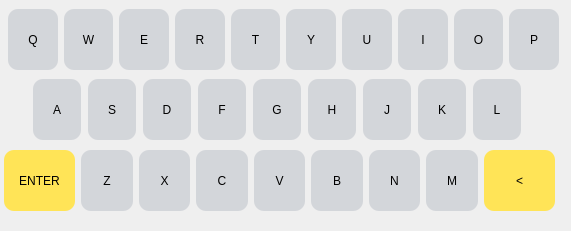
      <widget class="QWidget" name="widget_4" native="true">
       <property name="geometry">
        <rect>
         <x>8</x>
         <y>491</y>
         <width>571</width>
         <height>231</height>
        </rect>
       </property>
       <widget class="QWidget" name="widget_3" native="true">
        <property name="geometry">
         <rect>
          <x>4</x>
          <y>141</y>
          <width>551</width>
          <height>79</height>
         </rect>
        </property>
        <property name="minimumSize">
         <size>
          <width>551</width>
          <height>72</height>
         </size>
        </property>
        <layout class="QHBoxLayout" name="horizontalLayout_3">
         <item>
          <widget class="QPushButton" name="enter_btn">
           <property name="minimumSize">
            <size>
             <width>71</width>
             <height>61</height>
            </size>
           </property>
           <property name="styleSheet">
            <string notr="true">QPushButton {
    background-color: rgb(255, 228, 87); 
    color: black; 
    border-radius: 10px;
    font: 12pt &quot;Franklin Gothic Medium&quot;;
}

QPushButton:hover {
    background-color: rgb(255, 200, 60);
    border: 2px solid rgb(100, 100, 100); 
}

QPushButton:pressed {
    background-color: rgb(255, 160, 30); 
    border: 2px solid rgb(50, 50, 50); 
    padding-left: 3px;
    padding-top: 3px;
}
</string>
           </property>
           <property name="text">
            <string>ENTER</string>
           </property>
          </widget>
         </item>
         <item>
          <widget class="QPushButton" name="z_btn">
           <property name="minimumSize">
            <size>
             <width>48</width>
             <height>61</height>
            </size>
           </property>
           <property name="styleSheet">
            <string notr="true">QPushButton {
background-color: rgb(211, 214, 218);
border-radius: 10px;
font: 20pt &quot;Franklin Gothic Medium&quot;;
}

QPushButton:hover {
    background-color: rgb(255, 200, 60);
    border: 2px solid rgb(100, 100, 100);
}

QPushButton:pressed {
    background-color: rgb(255, 160, 30); 
    border: 2px solid rgb(50, 50, 50); 
    padding-left: 3px;
    padding-top: 3px;
}
</string>
           </property>
           <property name="text">
            <string>Z</string>
           </property>
          </widget>
         </item>
         <item>
          <widget class="QPushButton" name="x_btn">
           <property name="minimumSize">
            <size>
             <width>48</width>
             <height>61</height>
            </size>
           </property>
           <property name="styleSheet">
            <string notr="true">QPushButton {
background-color: rgb(211, 214, 218);
border-radius: 10px;
font: 20pt &quot;Franklin Gothic Medium&quot;;
}

QPushButton:hover {
    background-color: rgb(255, 200, 60);
    border: 2px solid rgb(100, 100, 100);
}

QPushButton:pressed {
    background-color: rgb(255, 160, 30); 
    border: 2px solid rgb(50, 50, 50); 
    padding-left: 3px;
    padding-top: 3px;
}
</string>
           </property>
           <property name="text">
            <string>X</string>
           </property>
          </widget>
         </item>
         <item>
          <widget class="QPushButton" name="c_btn">
           <property name="minimumSize">
            <size>
             <width>48</width>
             <height>61</height>
            </size>
           </property>
           <property name="styleSheet">
            <string notr="true">QPushButton {
background-color: rgb(211, 214, 218);
border-radius: 10px;
font: 20pt &quot;Franklin Gothic Medium&quot;;
}

QPushButton:hover {
    background-color: rgb(255, 200, 60);
    border: 2px solid rgb(100, 100, 100);
}

QPushButton:pressed {
    background-color: rgb(255, 160, 30); 
    border: 2px solid rgb(50, 50, 50); 
    padding-left: 3px;
    padding-top: 3px;
}
</string>
           </property>
           <property name="text">
            <string>C</string>
           </property>
          </widget>
         </item>
         <item>
          <widget class="QPushButton" name="v_btn">
           <property name="minimumSize">
            <size>
             <width>48</width>
             <height>61</height>
            </size>
           </property>
           <property name="styleSheet">
            <string notr="true">QPushButton {
background-color: rgb(211, 214, 218);
border-radius: 10px;
font: 20pt &quot;Franklin Gothic Medium&quot;;
}

QPushButton:hover {
    background-color: rgb(255, 200, 60);
    border: 2px solid rgb(100, 100, 100);
}

QPushButton:pressed {
    background-color: rgb(255, 160, 30); 
    border: 2px solid rgb(50, 50, 50); 
    padding-left: 3px;
    padding-top: 3px;
}
</string>
           </property>
           <property name="text">
            <string>V</string>
           </property>
          </widget>
         </item>
         <item>
          <widget class="QPushButton" name="b_btn">
           <property name="minimumSize">
            <size>
             <width>48</width>
             <height>61</height>
            </size>
           </property>
           <property name="styleSheet">
            <string notr="true">QPushButton {
background-color: rgb(211, 214, 218);
border-radius: 10px;
font: 20pt &quot;Franklin Gothic Medium&quot;;
}

QPushButton:hover {
    background-color: rgb(255, 200, 60);
    border: 2px solid rgb(100, 100, 100);
}

QPushButton:pressed {
    background-color: rgb(255, 160, 30); 
    border: 2px solid rgb(50, 50, 50); 
    padding-left: 3px;
    padding-top: 3px;
}
</string>
           </property>
           <property name="text">
            <string>B</string>
           </property>
          </widget>
         </item>
         <item>
          <widget class="QPushButton" name="n_btn">
           <property name="minimumSize">
            <size>
             <width>48</width>
             <height>61</height>
            </size>
           </property>
           <property name="styleSheet">
            <string notr="true">QPushButton {
background-color: rgb(211, 214, 218);
border-radius: 10px;
font: 20pt &quot;Franklin Gothic Medium&quot;;
}

QPushButton:hover {
    background-color: rgb(255, 200, 60);
    border: 2px solid rgb(100, 100, 100);
}

QPushButton:pressed {
    background-color: rgb(255, 160, 30); 
    border: 2px solid rgb(50, 50, 50); 
    padding-left: 3px;
    padding-top: 3px;
}
</string>
           </property>
           <property name="text">
            <string>N</string>
           </property>
          </widget>
         </item>
         <item>
          <widget class="QPushButton" name="m_btn">
           <property name="minimumSize">
            <size>
             <width>48</width>
             <height>61</height>
            </size>
           </property>
           <property name="styleSheet">
            <string notr="true">QPushButton {
background-color: rgb(211, 214, 218);
border-radius: 10px;
font: 20pt &quot;Franklin Gothic Medium&quot;;
}

QPushButton:hover {
    background-color: rgb(255, 200, 60);
    border: 2px solid rgb(100, 100, 100);
}

QPushButton:pressed {
    background-color: rgb(255, 160, 30); 
    border: 2px solid rgb(50, 50, 50); 
    padding-left: 3px;
    padding-top: 3px;
}
</string>
           </property>
           <property name="text">
            <string>M</string>
           </property>
          </widget>
         </item>
         <item>
          <widget class="QPushButton" name="backspace_btn">
           <property name="minimumSize">
            <size>
             <width>71</width>
             <height>61</height>
            </size>
           </property>
           <property name="styleSheet">
            <string notr="true">QPushButton {
    background-color: rgb(255, 228, 87); 
    color: black; 
    border-radius: 10px;
    font: 12pt &quot;Franklin Gothic Medium&quot;;
}

QPushButton:hover {
    background-color: rgb(255, 200, 60);
    border: 2px solid rgb(100, 100, 100); 
}

QPushButton:pressed {
    background-color: rgb(255, 160, 30); 
    border: 2px solid rgb(50, 50, 50); 
    padding-left: 3px;
    padding-top: 3px;
}
</string>
           </property>
           <property name="text">
            <string>&lt;</string>
           </property>
          </widget>
         </item>
        </layout>
       </widget>
       <widget class="QWidget" name="widget" native="true">
        <property name="geometry">
         <rect>
          <x>8</x>
          <y>0</y>
          <width>551</width>
          <height>79</height>
         </rect>
        </property>
        <property name="minimumSize">
         <size>
          <width>551</width>
          <height>72</height>
         </size>
        </property>
        <layout class="QHBoxLayout" name="horizontalLayout">
         <item>
          <widget class="QPushButton" name="q_btn">
           <property name="minimumSize">
            <size>
             <width>0</width>
             <height>61</height>
            </size>
           </property>
           <property name="styleSheet">
            <string notr="true">QPushButton {
background-color: rgb(211, 214, 218);
border-radius: 10px;
font: 20pt &quot;Franklin Gothic Medium&quot;;
}

QPushButton:hover {
    background-color: rgb(255, 200, 60);
    border: 2px solid rgb(100, 100, 100);
}

QPushButton:pressed {
    background-color: rgb(255, 160, 30); 
    border: 2px solid rgb(50, 50, 50); 
    padding-left: 3px;
    padding-top: 3px;
}
</string>
           </property>
           <property name="text">
            <string>Q</string>
           </property>
          </widget>
         </item>
         <item>
          <widget class="QPushButton" name="w_btn">
           <property name="minimumSize">
            <size>
             <width>48</width>
             <height>61</height>
            </size>
           </property>
           <property name="styleSheet">
            <string notr="true">QPushButton {
background-color: rgb(211, 214, 218);
border-radius: 10px;
font: 20pt &quot;Franklin Gothic Medium&quot;;
}

QPushButton:hover {
    background-color: rgb(255, 200, 60);
    border: 2px solid rgb(100, 100, 100);
}

QPushButton:pressed {
    background-color: rgb(255, 160, 30); 
    border: 2px solid rgb(50, 50, 50); 
    padding-left: 3px;
    padding-top: 3px;
}
</string>
           </property>
           <property name="text">
            <string>W</string>
           </property>
          </widget>
         </item>
         <item>
          <widget class="QPushButton" name="e_btn">
           <property name="minimumSize">
            <size>
             <width>48</width>
             <height>61</height>
            </size>
           </property>
           <property name="styleSheet">
            <string notr="true">QPushButton {
background-color: rgb(211, 214, 218);
border-radius: 10px;
font: 20pt &quot;Franklin Gothic Medium&quot;;
}

QPushButton:hover {
    background-color: rgb(255, 200, 60);
    border: 2px solid rgb(100, 100, 100);
}

QPushButton:pressed {
    background-color: rgb(255, 160, 30); 
    border: 2px solid rgb(50, 50, 50); 
    padding-left: 3px;
    padding-top: 3px;
}
</string>
           </property>
           <property name="text">
            <string>E</string>
           </property>
          </widget>
         </item>
         <item>
          <widget class="QPushButton" name="r_btn">
           <property name="minimumSize">
            <size>
             <width>48</width>
             <height>61</height>
            </size>
           </property>
           <property name="styleSheet">
            <string notr="true">QPushButton {
background-color: rgb(211, 214, 218);
border-radius: 10px;
font: 20pt &quot;Franklin Gothic Medium&quot;;
}

QPushButton:hover {
    background-color: rgb(255, 200, 60);
    border: 2px solid rgb(100, 100, 100);
}

QPushButton:pressed {
    background-color: rgb(255, 160, 30); 
    border: 2px solid rgb(50, 50, 50); 
    padding-left: 3px;
    padding-top: 3px;
}
</string>
           </property>
           <property name="text">
            <string>R</string>
           </property>
          </widget>
         </item>
         <item>
          <widget class="QPushButton" name="t_btn">
           <property name="minimumSize">
            <size>
             <width>48</width>
             <height>61</height>
            </size>
           </property>
           <property name="styleSheet">
            <string notr="true">QPushButton {
background-color: rgb(211, 214, 218);
border-radius: 10px;
font: 20pt &quot;Franklin Gothic Medium&quot;;
}

QPushButton:hover {
    background-color: rgb(255, 200, 60);
    border: 2px solid rgb(100, 100, 100);
}

QPushButton:pressed {
    background-color: rgb(255, 160, 30); 
    border: 2px solid rgb(50, 50, 50); 
    padding-left: 3px;
    padding-top: 3px;
}
</string>
           </property>
           <property name="text">
            <string>T</string>
           </property>
          </widget>
         </item>
         <item>
          <widget class="QPushButton" name="y_btn">
           <property name="minimumSize">
            <size>
             <width>48</width>
             <height>61</height>
            </size>
           </property>
           <property name="styleSheet">
            <string notr="true">QPushButton {
background-color: rgb(211, 214, 218);
border-radius: 10px;
font: 20pt &quot;Franklin Gothic Medium&quot;;
}

QPushButton:hover {
    background-color: rgb(255, 200, 60);
    border: 2px solid rgb(100, 100, 100);
}

QPushButton:pressed {
    background-color: rgb(255, 160, 30); 
    border: 2px solid rgb(50, 50, 50); 
    padding-left: 3px;
    padding-top: 3px;
}
</string>
           </property>
           <property name="text">
            <string>Y</string>
           </property>
          </widget>
         </item>
         <item>
          <widget class="QPushButton" name="u_btn">
           <property name="minimumSize">
            <size>
             <width>48</width>
             <height>61</height>
            </size>
           </property>
           <property name="styleSheet">
            <string notr="true">QPushButton {
background-color: rgb(211, 214, 218);
border-radius: 10px;
font: 20pt &quot;Franklin Gothic Medium&quot;;
}

QPushButton:hover {
    background-color: rgb(255, 200, 60);
    border: 2px solid rgb(100, 100, 100);
}

QPushButton:pressed {
    background-color: rgb(255, 160, 30); 
    border: 2px solid rgb(50, 50, 50); 
    padding-left: 3px;
    padding-top: 3px;
}
</string>
           </property>
           <property name="text">
            <string>U</string>
           </property>
          </widget>
         </item>
         <item>
          <widget class="QPushButton" name="i_btn">
           <property name="minimumSize">
            <size>
             <width>48</width>
             <height>61</height>
            </size>
           </property>
           <property name="styleSheet">
            <string notr="true">QPushButton {
background-color: rgb(211, 214, 218);
border-radius: 10px;
font: 20pt &quot;Franklin Gothic Medium&quot;;
}

QPushButton:hover {
    background-color: rgb(255, 200, 60);
    border: 2px solid rgb(100, 100, 100);
}

QPushButton:pressed {
    background-color: rgb(255, 160, 30); 
    border: 2px solid rgb(50, 50, 50); 
    padding-left: 3px;
    padding-top: 3px;
}
</string>
           </property>
           <property name="text">
            <string>I</string>
           </property>
          </widget>
         </item>
         <item>
          <widget class="QPushButton" name="o_btn">
           <property name="minimumSize">
            <size>
             <width>48</width>
             <height>61</height>
            </size>
           </property>
           <property name="styleSheet">
            <string notr="true">QPushButton {
background-color: rgb(211, 214, 218);
border-radius: 10px;
font: 20pt &quot;Franklin Gothic Medium&quot;;
}

QPushButton:hover {
    background-color: rgb(255, 200, 60);
    border: 2px solid rgb(100, 100, 100);
}

QPushButton:pressed {
    background-color: rgb(255, 160, 30); 
    border: 2px solid rgb(50, 50, 50); 
    padding-left: 3px;
    padding-top: 3px;
}
</string>
           </property>
           <property name="text">
            <string>O</string>
           </property>
          </widget>
         </item>
         <item>
          <widget class="QPushButton" name="p_btn">
           <property name="minimumSize">
            <size>
             <width>48</width>
             <height>61</height>
            </size>
           </property>
           <property name="styleSheet">
            <string notr="true">QPushButton {
background-color: rgb(211, 214, 218);
border-radius: 10px;
font: 20pt &quot;Franklin Gothic Medium&quot;;
}

QPushButton:hover {
    background-color: rgb(255, 200, 60);
    border: 2px solid rgb(100, 100, 100);
}

QPushButton:pressed {
    background-color: rgb(255, 160, 30); 
    border: 2px solid rgb(50, 50, 50); 
    padding-left: 3px;
    padding-top: 3px;
}
</string>
           </property>
           <property name="text">
            <string>P</string>
           </property>
          </widget>
         </item>
        </layout>
       </widget>
       <widget class="QWidget" name="widget_2" native="true">
        <property name="geometry">
         <rect>
          <x>32</x>
          <y>70</y>
          <width>498</width>
          <height>79</height>
         </rect>
        </property>
        <property name="minimumSize">
         <size>
          <width>450</width>
          <height>72</height>
         </size>
        </property>
        <layout class="QHBoxLayout" name="horizontalLayout_2">
         <item>
          <widget class="QPushButton" name="a_btn">
           <property name="minimumSize">
            <size>
             <width>48</width>
             <height>61</height>
            </size>
           </property>
           <property name="maximumSize">
            <size>
             <width>48</width>
             <height>16777215</height>
            </size>
           </property>
           <property name="styleSheet">
            <string notr="true">QPushButton {
background-color: rgb(211, 214, 218);
border-radius: 10px;
font: 20pt &quot;Franklin Gothic Medium&quot;;
}

QPushButton:hover {
    background-color: rgb(255, 200, 60);
    border: 2px solid rgb(100, 100, 100);
}

QPushButton:pressed {
    background-color: rgb(255, 160, 30); 
    border: 2px solid rgb(50, 50, 50); 
    padding-left: 3px;
    padding-top: 3px;
}
</string>
           </property>
           <property name="text">
            <string>A</string>
           </property>
          </widget>
         </item>
         <item>
          <widget class="QPushButton" name="s_btn">
           <property name="minimumSize">
            <size>
             <width>48</width>
             <height>61</height>
            </size>
           </property>
           <property name="maximumSize">
            <size>
             <width>48</width>
             <height>16777215</height>
            </size>
           </property>
           <property name="styleSheet">
            <string notr="true">QPushButton {
background-color: rgb(211, 214, 218);
border-radius: 10px;
font: 20pt &quot;Franklin Gothic Medium&quot;;
}

QPushButton:hover {
    background-color: rgb(255, 200, 60);
    border: 2px solid rgb(100, 100, 100);
}

QPushButton:pressed {
    background-color: rgb(255, 160, 30); 
    border: 2px solid rgb(50, 50, 50); 
    padding-left: 3px;
    padding-top: 3px;
}
</string>
           </property>
           <property name="text">
            <string>S</string>
           </property>
          </widget>
         </item>
         <item>
          <widget class="QPushButton" name="d_btn">
           <property name="minimumSize">
            <size>
             <width>48</width>
             <height>61</height>
            </size>
           </property>
           <property name="maximumSize">
            <size>
             <width>48</width>
             <height>16777215</height>
            </size>
           </property>
           <property name="styleSheet">
            <string notr="true">QPushButton {
background-color: rgb(211, 214, 218);
border-radius: 10px;
font: 20pt &quot;Franklin Gothic Medium&quot;;
}

QPushButton:hover {
    background-color: rgb(255, 200, 60);
    border: 2px solid rgb(100, 100, 100);
}

QPushButton:pressed {
    background-color: rgb(255, 160, 30); 
    border: 2px solid rgb(50, 50, 50); 
    padding-left: 3px;
    padding-top: 3px;
}
</string>
           </property>
           <property name="text">
            <string>D</string>
           </property>
          </widget>
         </item>
         <item>
          <widget class="QPushButton" name="f_btn">
           <property name="minimumSize">
            <size>
             <width>48</width>
             <height>61</height>
            </size>
           </property>
           <property name="maximumSize">
            <size>
             <width>48</width>
             <height>16777215</height>
            </size>
           </property>
           <property name="styleSheet">
            <string notr="true">QPushButton {
background-color: rgb(211, 214, 218);
border-radius: 10px;
font: 20pt &quot;Franklin Gothic Medium&quot;;
}

QPushButton:hover {
    background-color: rgb(255, 200, 60);
    border: 2px solid rgb(100, 100, 100);
}

QPushButton:pressed {
    background-color: rgb(255, 160, 30); 
    border: 2px solid rgb(50, 50, 50); 
    padding-left: 3px;
    padding-top: 3px;
}
</string>
           </property>
           <property name="text">
            <string>F</string>
           </property>
          </widget>
         </item>
         <item>
          <widget class="QPushButton" name="g_btn">
           <property name="minimumSize">
            <size>
             <width>48</width>
             <height>61</height>
            </size>
           </property>
           <property name="maximumSize">
            <size>
             <width>48</width>
             <height>16777215</height>
            </size>
           </property>
           <property name="styleSheet">
            <string notr="true">QPushButton {
background-color: rgb(211, 214, 218);
border-radius: 10px;
font: 20pt &quot;Franklin Gothic Medium&quot;;
}

QPushButton:hover {
    background-color: rgb(255, 200, 60);
    border: 2px solid rgb(100, 100, 100);
}

QPushButton:pressed {
    background-color: rgb(255, 160, 30); 
    border: 2px solid rgb(50, 50, 50); 
    padding-left: 3px;
    padding-top: 3px;
}
</string>
           </property>
           <property name="text">
            <string>G</string>
           </property>
          </widget>
         </item>
         <item>
          <widget class="QPushButton" name="h_btn">
           <property name="minimumSize">
            <size>
             <width>48</width>
             <height>61</height>
            </size>
           </property>
           <property name="maximumSize">
            <size>
             <width>48</width>
             <height>16777215</height>
            </size>
           </property>
           <property name="styleSheet">
            <string notr="true">QPushButton {
background-color: rgb(211, 214, 218);
border-radius: 10px;
font: 20pt &quot;Franklin Gothic Medium&quot;;
}

QPushButton:hover {
    background-color: rgb(255, 200, 60);
    border: 2px solid rgb(100, 100, 100);
}

QPushButton:pressed {
    background-color: rgb(255, 160, 30); 
    border: 2px solid rgb(50, 50, 50); 
    padding-left: 3px;
    padding-top: 3px;
}
</string>
           </property>
           <property name="text">
            <string>H</string>
           </property>
          </widget>
         </item>
         <item>
          <widget class="QPushButton" name="j_btn">
           <property name="minimumSize">
            <size>
             <width>48</width>
             <height>61</height>
            </size>
           </property>
           <property name="maximumSize">
            <size>
             <width>48</width>
             <height>16777215</height>
            </size>
           </property>
           <property name="styleSheet">
            <string notr="true">QPushButton {
background-color: rgb(211, 214, 218);
border-radius: 10px;
font: 20pt &quot;Franklin Gothic Medium&quot;;
}

QPushButton:hover {
    background-color: rgb(255, 200, 60);
    border: 2px solid rgb(100, 100, 100);
}

QPushButton:pressed {
    background-color: rgb(255, 160, 30); 
    border: 2px solid rgb(50, 50, 50); 
    padding-left: 3px;
    padding-top: 3px;
}
</string>
           </property>
           <property name="text">
            <string>J</string>
           </property>
          </widget>
         </item>
         <item>
          <widget class="QPushButton" name="k_btn">
           <property name="minimumSize">
            <size>
             <width>48</width>
             <height>61</height>
            </size>
           </property>
           <property name="maximumSize">
            <size>
             <width>48</width>
             <height>16777215</height>
            </size>
           </property>
           <property name="styleSheet">
            <string notr="true">QPushButton {
background-color: rgb(211, 214, 218);
border-radius: 10px;
font: 20pt &quot;Franklin Gothic Medium&quot;;
}

QPushButton:hover {
    background-color: rgb(255, 200, 60);
    border: 2px solid rgb(100, 100, 100);
}

QPushButton:pressed {
    background-color: rgb(255, 160, 30); 
    border: 2px solid rgb(50, 50, 50); 
    padding-left: 3px;
    padding-top: 3px;
}
</string>
           </property>
           <property name="text">
            <string>K</string>
           </property>
          </widget>
         </item>
         <item>
          <widget class="QPushButton" name="l_btn">
           <property name="minimumSize">
            <size>
             <width>48</width>
             <height>61</height>
            </size>
           </property>
           <property name="maximumSize">
            <size>
             <width>48</width>
             <height>16777215</height>
            </size>
           </property>
           <property name="styleSheet">
            <string notr="true">QPushButton {
background-color: rgb(211, 214, 218);
border-radius: 10px;
font: 20pt &quot;Franklin Gothic Medium&quot;;
}

QPushButton:hover {
    background-color: rgb(255, 200, 60);
    border: 2px solid rgb(100, 100, 100);
}

QPushButton:pressed {
    background-color: rgb(255, 160, 30); 
    border: 2px solid rgb(50, 50, 50); 
    padding-left: 3px;
    padding-top: 3px;
}
</string>
           </property>
           <property name="text">
            <string>L</string>
           </property>
          </widget>
         </item>
        </layout>
       </widget>
      </widget>
